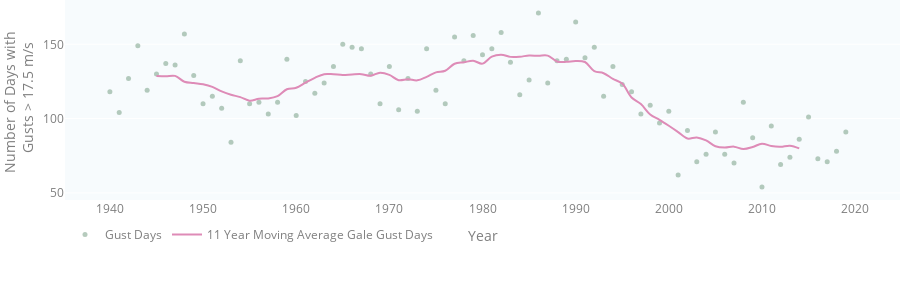

The code cell stored with this chart in its notebook:
### Code cell
# valentia seperate charts
figure_2_4_a_2 = go.Figure(data=[gust_days_trace, moving_avg_gust_days_trace], layout=TIMESERIES_LAYOUT)
figure_2_4_a_2.update_layout(
    yaxis=dict(title='Number of Days with <br> Gusts > 17.5 m/s'),
    xaxis=dict(title="Year"),
    margin_b=100,
    height=300)
figure_2_4_a_2
